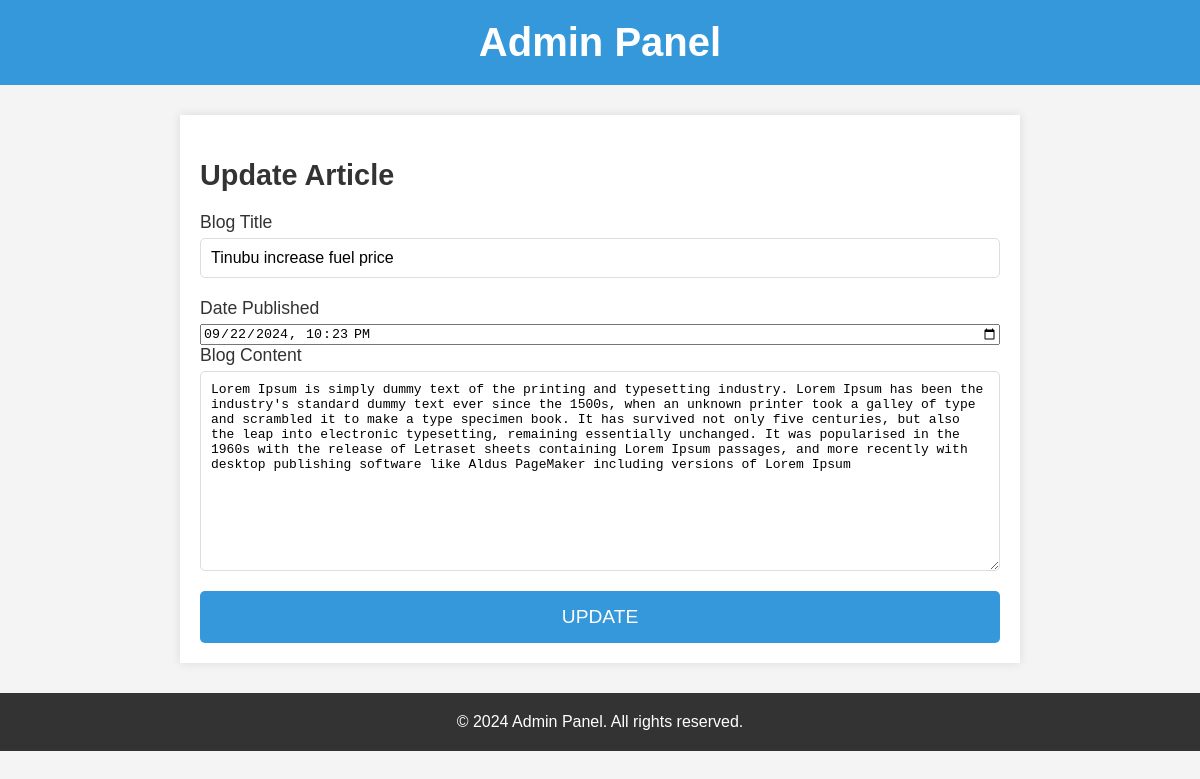
Screenshot of /edit/1 with the database file from the repository.
### Blog/models.py (models this page shows, shortened)
class Article(models.Model):
    article_title = models.CharField(max_length=200)
    pub_date = models.DateTimeField('date published')
    article_content = models.TextField()

### Blog/views.py (the view, shortened to what this page needs)
# urls.py: path('edit/<int:blog_id>', views.edit, name='edit'),
def edit(request,blog_id):
    blog = Article.objects.get(pk=blog_id)
    context = {
		'blog':blog
	}
    return render(request, 'blog/edit.html', context)

### Blog/templates/Blog/edit.html (shortened to what this page needs)
<!DOCTYPE html>
{% load static %}
<html lang="en">
    <head>
        <link rel="stylesheet" href="{% static 'blog/style.css' %}" />
    </head>
    <body>
        <header>
            <h1>Admin Panel</h1>
        </header>
        <div class="update-container">
            <h2>Update Article</h2>
            <form action="{% url 'blog:edit' blog.id %}" method="POST">
                <label for="title">Blog Title</label>
                <input
                    type="text"
                    id="title"
                    name="title"
                    placeholder="Enter blog title"
                    value="{{ blog.article_title }}"
                    required
                />
                <label for="date">Date Published</label>
                <input
                    type="datetime-local"
                    id="datetime"
                    name="datetime"
                    value="{{ blog.pub_date|date:'Y-m-d\TH:i' }}"
                    required
                />
                <label for="content">Blog Content</label>
                <textarea
                    id="content"
                    name="content"
                    placeholder="Enter the blog content"
                    required
                    value="{{ blog.article_content }}"
                >
{{ blog.article_content }}
				</textarea
                >
                <button type="submit" class="submit-btn">UPDATE</button>
            </form>
        </div>
        <footer>
            <p>&copy; 2024 Admin Panel. All rights reserved.</p>
        </footer>
    </body>
</html>

### Blog/static/Blog/style.css (style rules this page uses)
body { font-family: Arial, sans-serif; margin: 0; padding: 0; background-color: #f4f4f4; color: #333; }
header { background-color: #3498db; color: #fff; padding: 20px; text-align: center; }
header h1 { margin: 0; font-size: 2.5em; }
.update-container { max-width: 800px; margin: 30px auto; padding: 20px; background-color: #fff; box-shadow: 0 0 10px rgba(0, 0, 0, 0.1); }
h2 { font-size: 1.8em; margin-bottom: 20px; }
form { display: flex; flex-direction: column; }
label { font-size: 1.1em; margin-bottom: 5px; color: #333; }
input[type='text'], input[type='date'], textarea { padding: 10px; font-size: 1em; margin-bottom: 20px; border: 1px solid #ddd; border-radius: 5px; width: 100%; box-sizing: border-box; }
textarea { height: 200px; resize: vertical; }
.submit-btn { background-color: #3498db; color: #fff; padding: 15px; border: none; border-radius: 5px; font-size: 1.2em; cursor: pointer; }
footer { background-color: #333; color: #fff; text-align: center; padding: 20px; margin-top: 20px; }
footer p { margin: 0; }

### rows the page displays
Article: title "Tinubu increase fuel price", datetime "09/22/2024 22:23", content "Lorem Ipsum is simply dummy text of the printing and typesetting industry. Lorem Ipsum has been the industry's standard dummy text ever since the 1500s, when an unknown printer took a galley of type and scrambled it to make a type specimen book. It has survived not only five centuries, but also the leap into electronic typesetting, remaining essentially unchanged. It was popularised in the 1960s with the release of Letraset sheets containing Lorem Ipsum passages, and more recently with desktop publishing software like Aldus PageMaker including versions of Lorem Ipsum"
